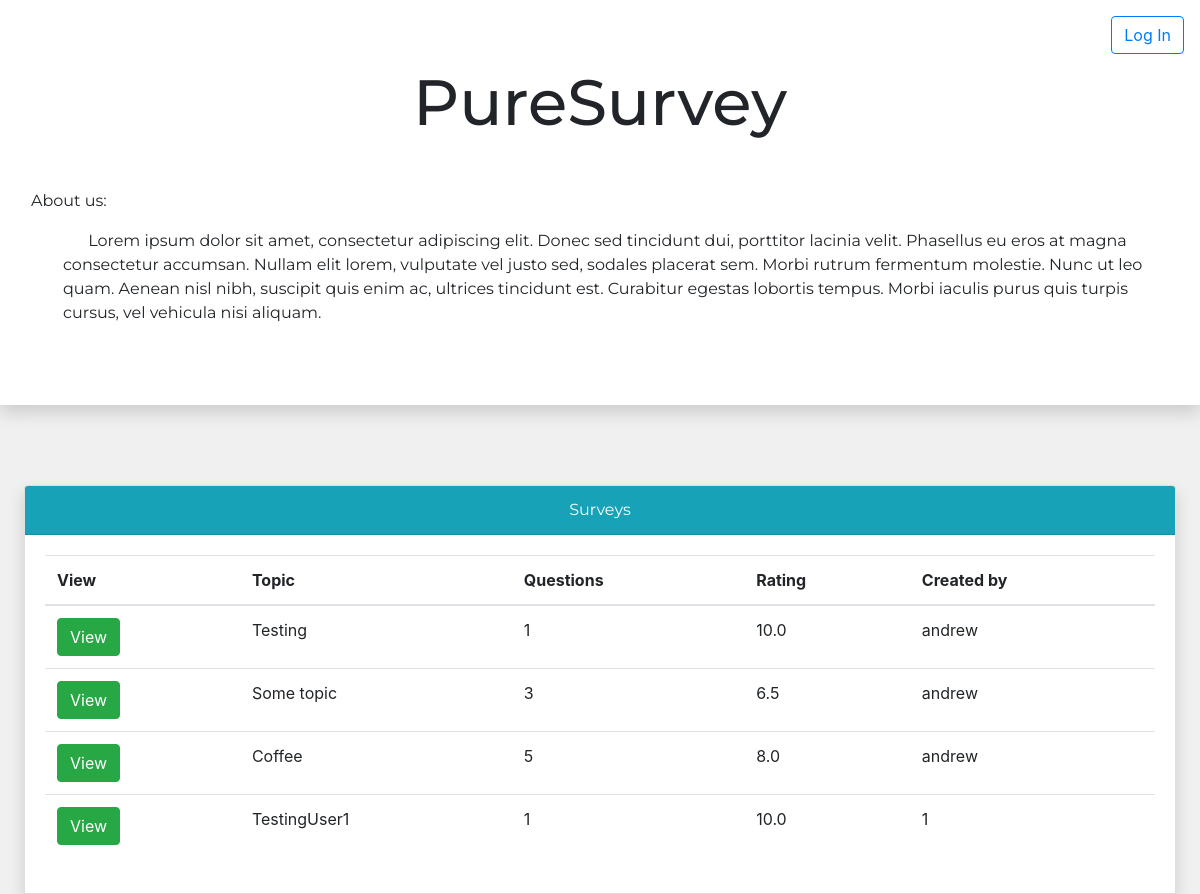
The page / on the database its author committed.
### surveys/models.py (models this page shows, shortened)
class Survey(models.Model):
    created_by = models.ForeignKey(User, on_delete=models.CASCADE, null=True)
    topic = models.CharField(max_length=50)
    description = models.CharField(max_length=200)

### surveys/views.py (the view)
# urls.py: 2. Add a URL to urlpatterns:  path('', views.home, name='home')
def home(request):
    logger.debug("Entering 'home' view")
    surveys = Survey.objects.all()
    avg_list = list()
    for s in surveys:
        temp = s.rating_set.aggregate(Avg('score'))
        if temp['score__avg'] is not None:
            t = round(temp['score__avg'], 2)
            avg_list.append(t)
        else:
            avg_list.append(0.00)
    context = {
        'zipped': zip(surveys, avg_list)
    }
    logger.debug("Returning from 'home' view")
    return render(request, 'surveys/home.html', context)

### surveys/templates/surveys/home.html (shortened to what this page needs)
<!doctype html>
{% load static %}
<html lang="en">
<head>
    <link rel="stylesheet"
          href="https://cdn.jsdelivr.net/npm/bootstrap@4.5.3/dist/css/bootstrap.min.css"
>
    <link rel="stylesheet" href="{% static 'surveys/css/style.css' %}"/>
</head>
<body id="bg-custom">
<div class="jumbotron jumbotron-fluid shadow bg-white">
    <div class="container-fluid">
        <a class="btn btn-outline-primary mr-lg-3 mt-lg-3 mr-1 mt-1"
           id="cust-btn" href="admin/">
            Log In
        </a>
        <h1 class="heading-font heading-fluid text-center">
            PureSurvey
        </h1>
        <p class="heading-font ml-3 mt-5">
            About us:
        </p>
        <p class="heading-font ml-5">
            &nbsp &nbsp &nbsp Lorem ipsum dolor sit amet, consectetur adipiscing
            elit. Donec sed tincidunt dui, porttitor lacinia velit. Phasellus eu
            eros at magna consectetur accumsan. Nullam elit lorem, vulputate vel
            justo sed, sodales placerat sem. Morbi rutrum fermentum molestie.
            Nunc ut leo quam. Aenean nisl nibh, suscipit quis enim ac, ultrices
            tincidunt est. Curabitur egestas lobortis tempus. Morbi iaculis
            purus quis turpis cursus, vel vehicula nisi aliquam.
        </p>
    </div>
</div>
<br>
<br>
<div class="card mr-4 ml-4 shadow">
    <div class="card-header text-center heading-font text-white bg-info">
        Surveys
    </div>
    <div class="card-body bg-white">
        <table class="table">
            <thead>
            <tr>
                <th scope="col">View</th>
                <th scope="col">Topic</th>
                <th scope="col">Questions</th>
                <th scope="col">Rating</th>
                <th scope="col">Created by</th>
            </tr>
            </thead>
            <tbody>
            {% for s, a in zipped %}
                <tr>
                    <td>
                        <a class="btn btn-success"
                           href="{% url 'surveys:survey' s.id %}">
                            View
                        </a>
                    </td>
                    <td>{{ s.topic }}</td>
                    <td>{{ s.question_set.all.count}}</td>
                    <td>{{ a }}</td>
                    <td>{{ s.created_by }}</td>
                </tr>
            {% endfor %}
            </tbody>
        </table>
    </div>
</div>
</body>
</html>

### surveys/static/surveys/css/style.css (style rules this page uses)
#bg-custom { background-color: #f0f0f0; overflow-x: hidden; }
.heading-font { font-family: "Montserrat", sans-serif; }
#cust-btn { position: absolute; top: 0; right: 0; }
@media (min-width: 576px) { .heading-fluid { font-size: 2.5em; } }
@media (min-width: 768px) { .heading-fluid { font-size: 3em; } }
@media (min-width: 992px) { .heading-fluid { font-size: 3.5em; } }
@media (min-width: 1200px) { .heading-fluid { font-size: 4em; } }

### rows shown on the page
Survey: topic "Testing", question_set.all.count "1", a "10.0", created_by "andrew"
Survey: topic "Some topic", question_set.all.count "3", a "6.5", created_by "andrew"
Survey: topic "Coffee", question_set.all.count "5", a "8.0", created_by "andrew"
Survey: topic "TestingUser1", question_set.all.count "1", a "10.0", created_by "1"
